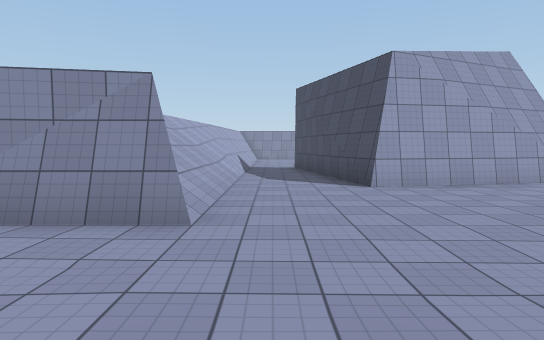
View 1 (above)

23 first-person views from a walk through a scene from a Unity 3-D project. The camera is 1.5 m above the floor, tilts 4° down and sees 75° across. The floor is counted in squares, 2 m on a side. Each view is taken from the middle of a square. On the plan, view 1 faces up. The plan holds only what a view shows up to about 11 squares ahead; the rest is blank. The place goes on beyond the plan. The player is left out. Surface patterns are stand-ins for the level's own textures.

View 2
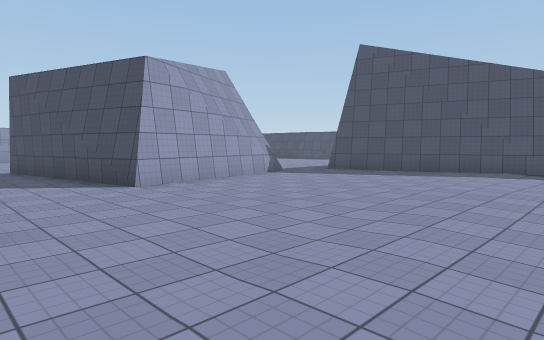

View 3
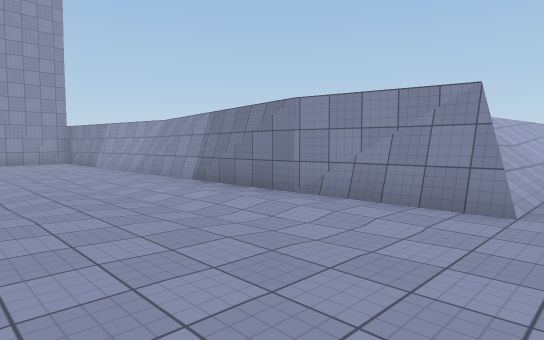

View 4
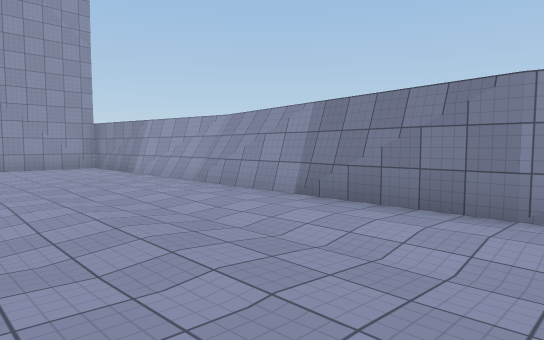

View 5
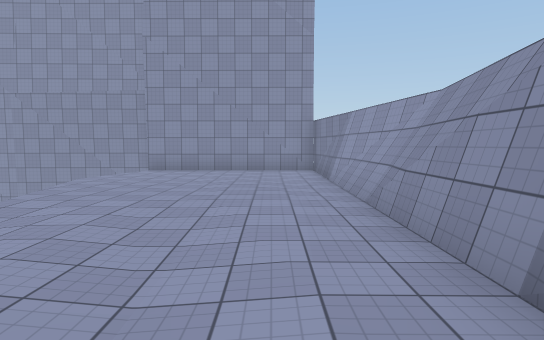

View 6
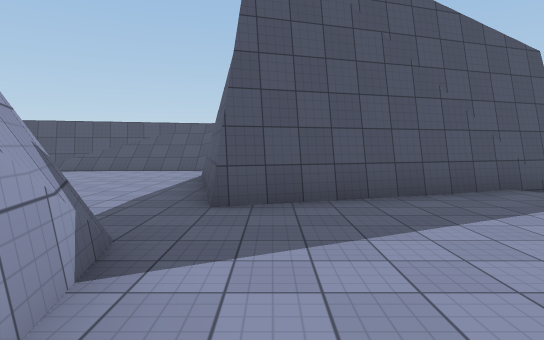

View 7
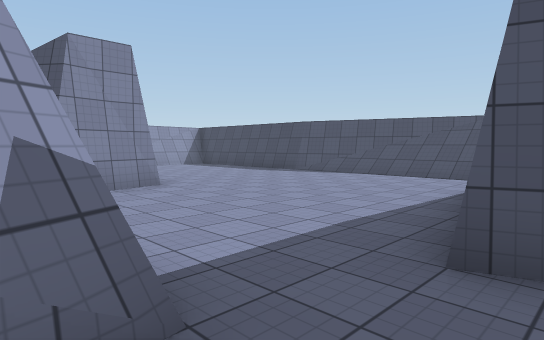

View 8
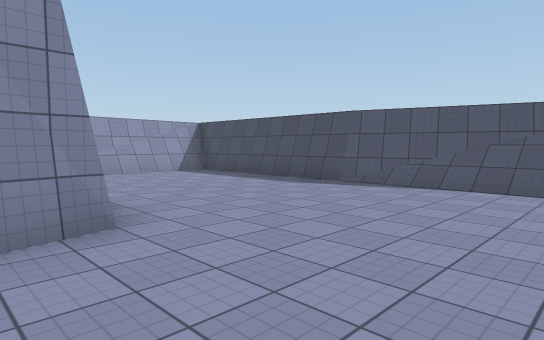

View 9
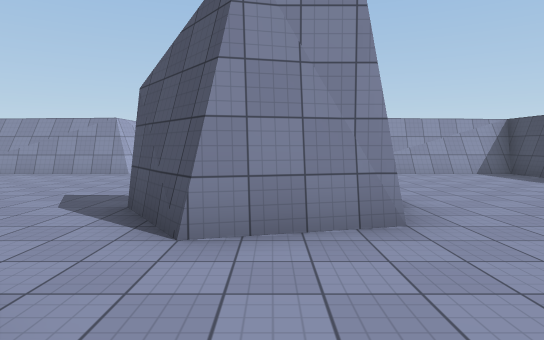

View 10
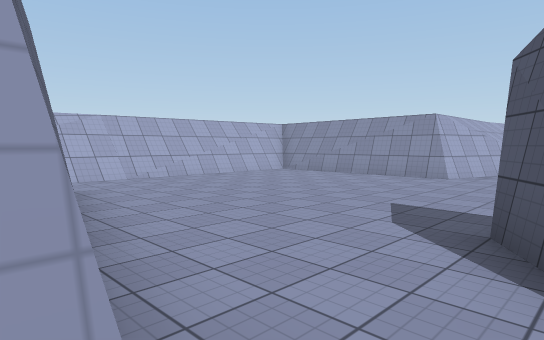

View 11
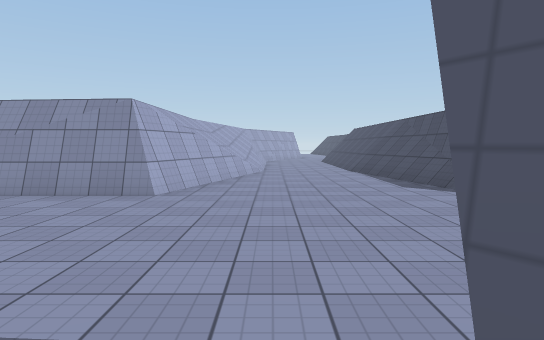

View 12
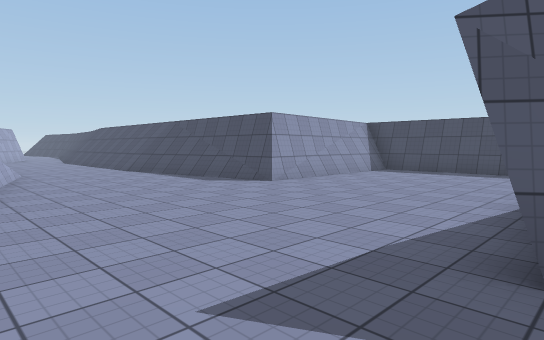

View 13
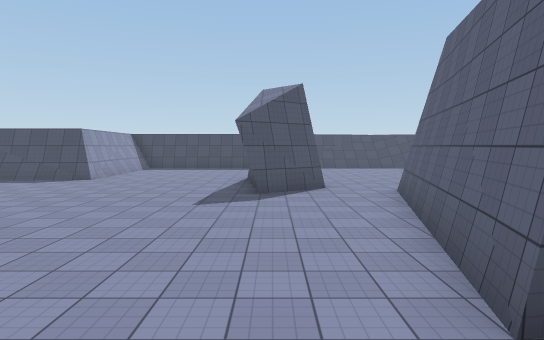

View 14
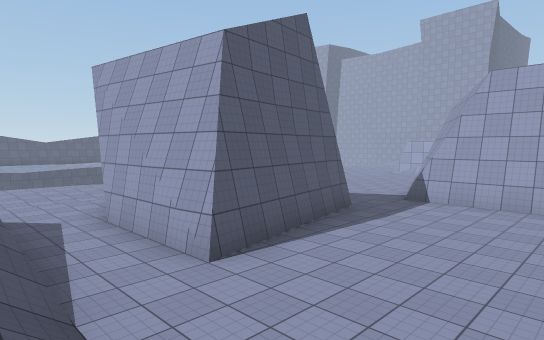

View 15
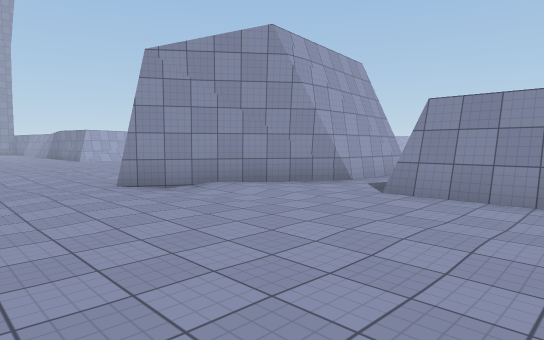

View 16
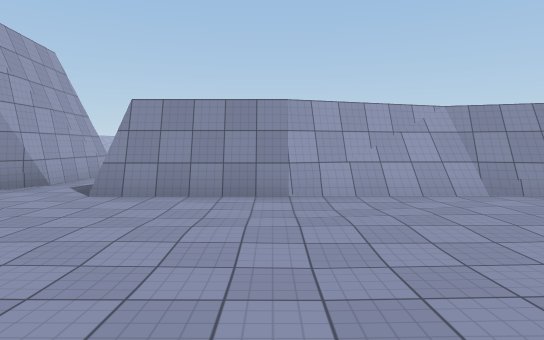

View 17
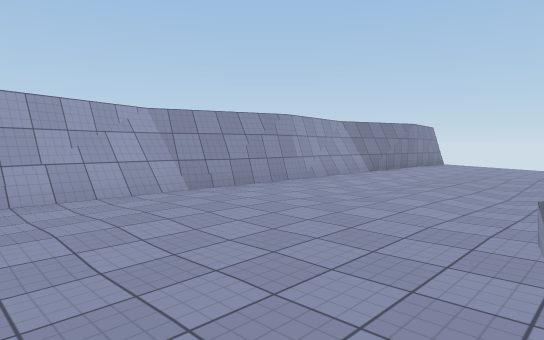

View 18
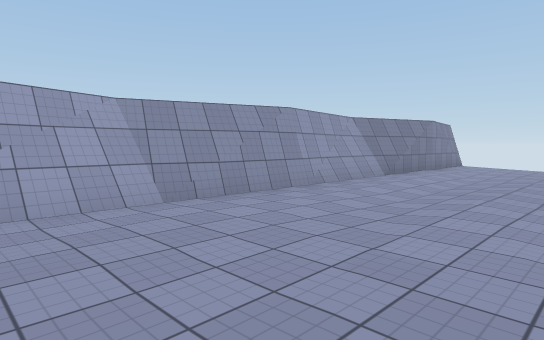

View 19
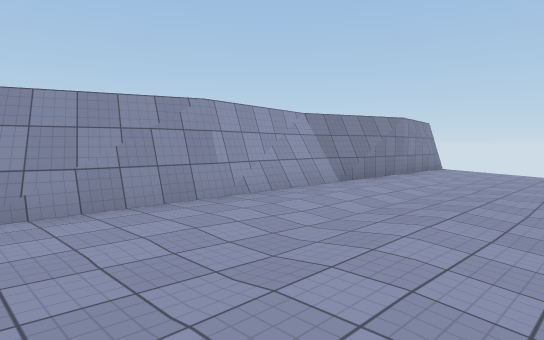

View 20
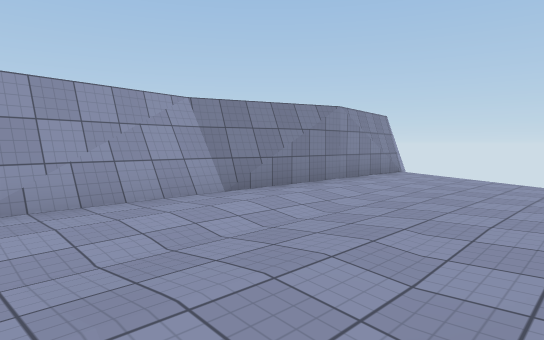

View 21
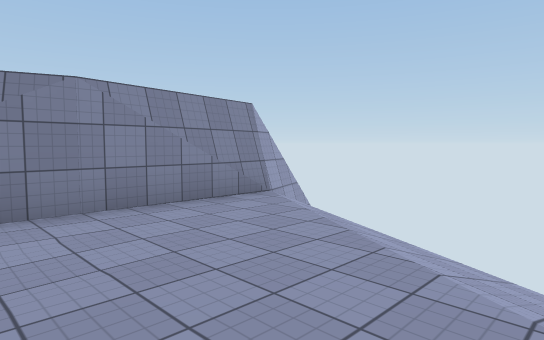

View 22
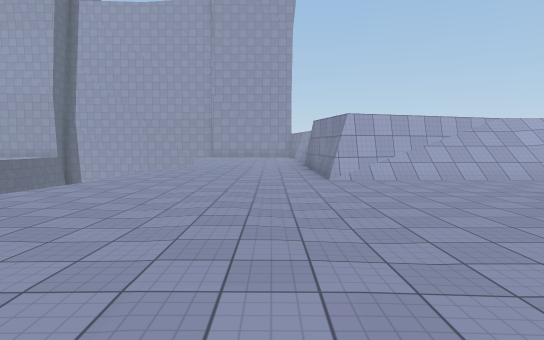

View 23
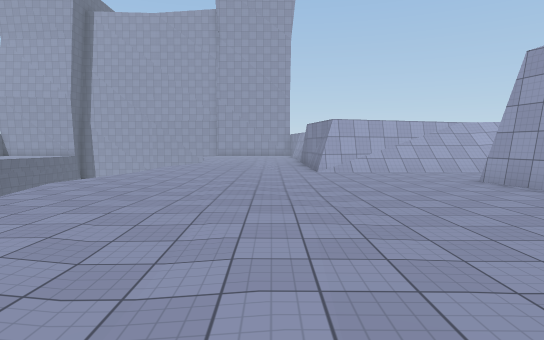

### Floor plan
Key: @ floor where view 1 was taken; # wall or solid block; . main floor; : floor 2.5 m higher than the main floor; / step, stairs or slope; = window, fence, low wall or low ledge; v drop or lower ground.
Columns run from 16 left of view 1 to 33 right of it. Each row starts with its distance up from view 1.
 23                       .../#
 22                     :=.../#
 21                     #=.../#
 20                     #..../#
 19                ######..../######
 18                #...............#
 17                =...............#
 16                =...............#
 15                =...............#
 14               //...............#
 13               //.......###.....#
 12               //.......##......##
 11               //.####........../#
 10               //.## ###......../#
  9               //..#   #......../=
  8              =//..#   #......../
  7               //..#####..####../
  6               #/.........#  #..
  5               #/.........## #..    ###
  4 ################..........###..#####/#############
  3 #.........................###.................../v
  2 #............/............##/............../..../
  1 #.........................#....................//
  0 #...............@..............................//
 -1 #......../............../............../......///
 -2 #vv.vvv      vvvvv.vv       vvvvv.vvvv

Positions as (right, up) in squares from view 1, and headings:
1: (0, 0), facing up
2: (-1, 0), facing up-right
3: (0, -1), facing up-left
4: (-3, -1), facing up-left
5: (-5, 2), facing left
6: (4, 6), facing right
7: (6, 6), facing up-right
8: (8, 9), facing up-right
9: (8, 9), facing up
10: (7, 10), facing up-left
11: (6, 13), facing up
12: (4, 13), facing up-right
13: (-1, 13), facing right
14: (15, 11), facing down-left
15: (17, -2), facing up-left
16: (17, -2), facing up
17: (17, -2), facing up-right
18: (18, -1), facing up-right
19: (20, -1), facing up-right
20: (23, -1), facing up-right
21: (28, -1), facing up-right
22: (7, 2), facing left
23: (9, 2), facing left
